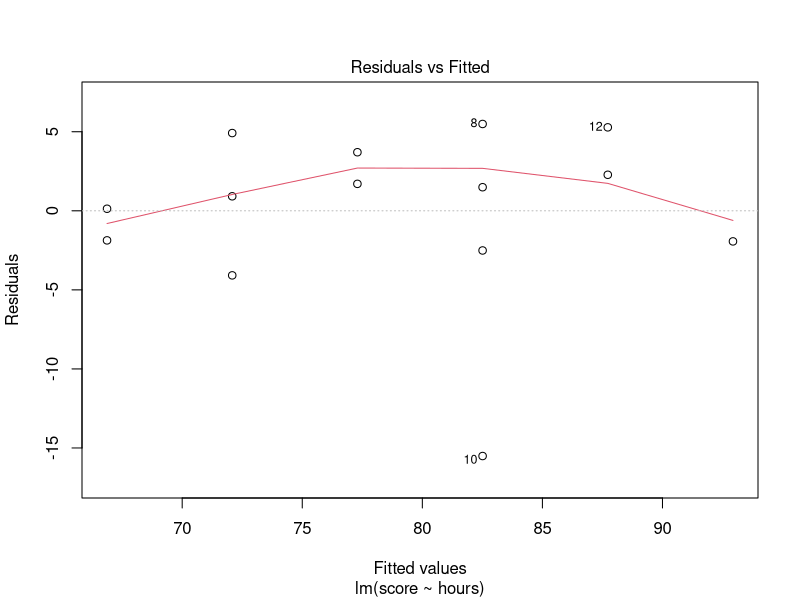
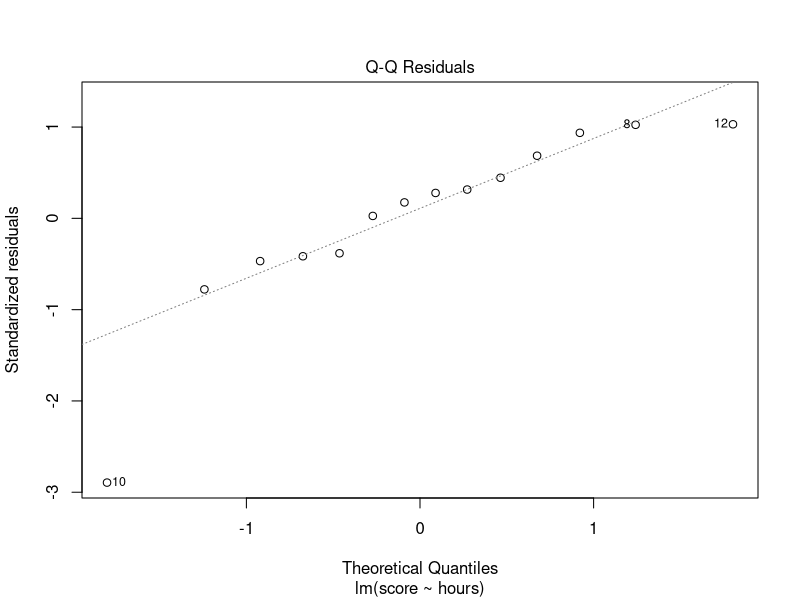
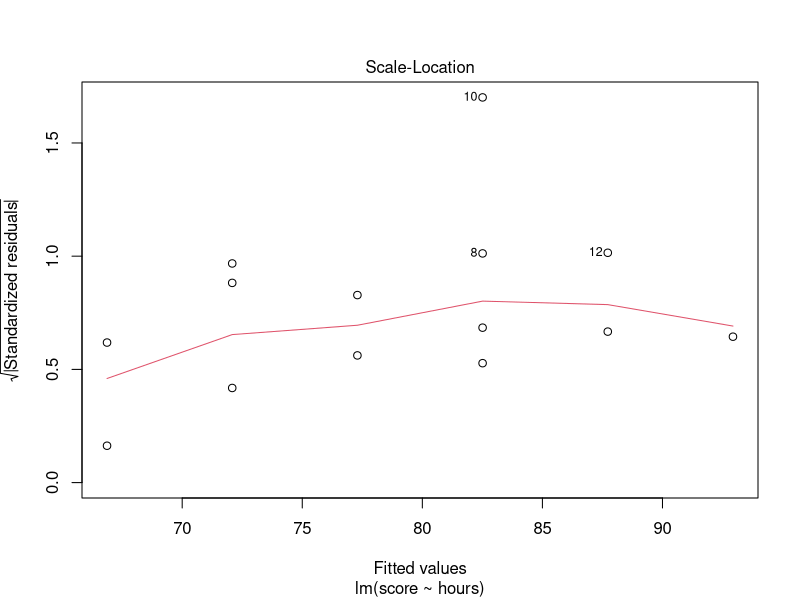
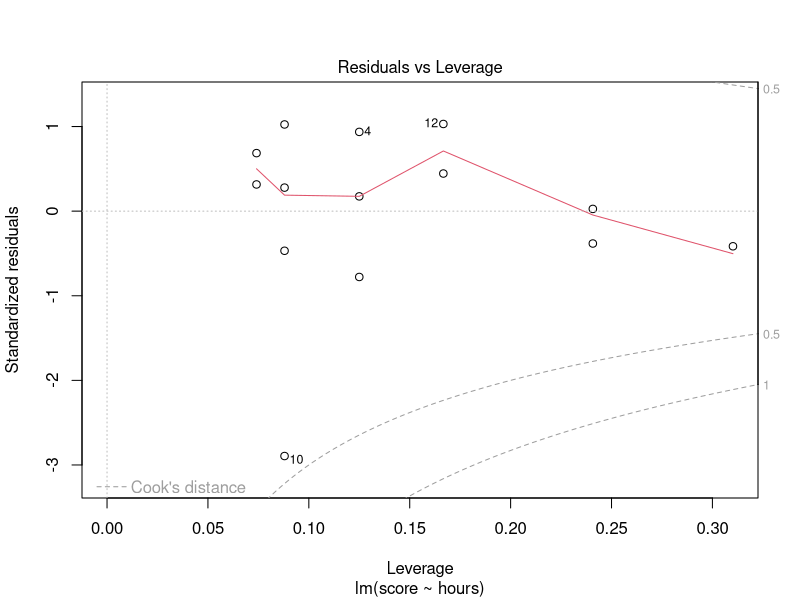

Recreate these plots in R, in order.
# Linear regression models are used to describe the relationship
# between one or more predictor variables and a response variable.
# However, once we've fit a regression model it's a good idea 
# to also produce diagnostic plots to analyze the residuals
# of the model and make sure that a linear model is
# appropriate to use for the particular data we're working with.

# Create & Interpret Diagnostic Plots in R
# create data frame
df <- data.frame(hours=c(1, 1, 2, 2, 2, 3, 3, 4, 4, 4, 4, 5, 5, 6),
                 score=c(67, 65, 68, 77, 73, 79, 81, 88, 80, 67, 84, 93, 90, 91)) 

# fit linear regression model
model = lm(score ~ hours, data = df)

# produce diagnostic plots for regression model
plot(model)

# 
